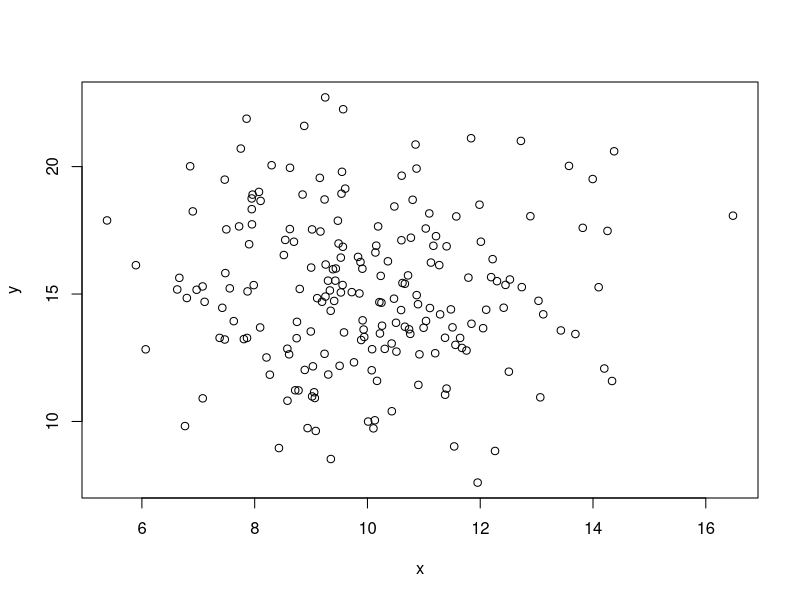
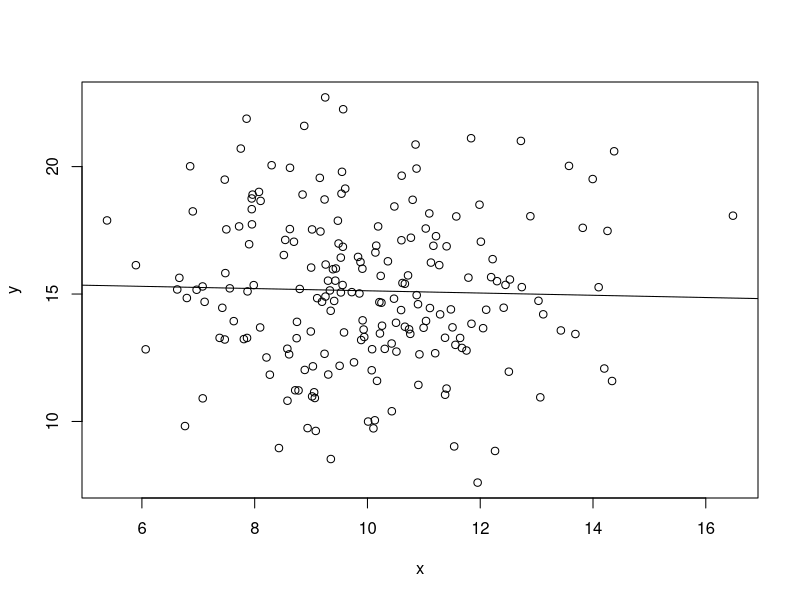
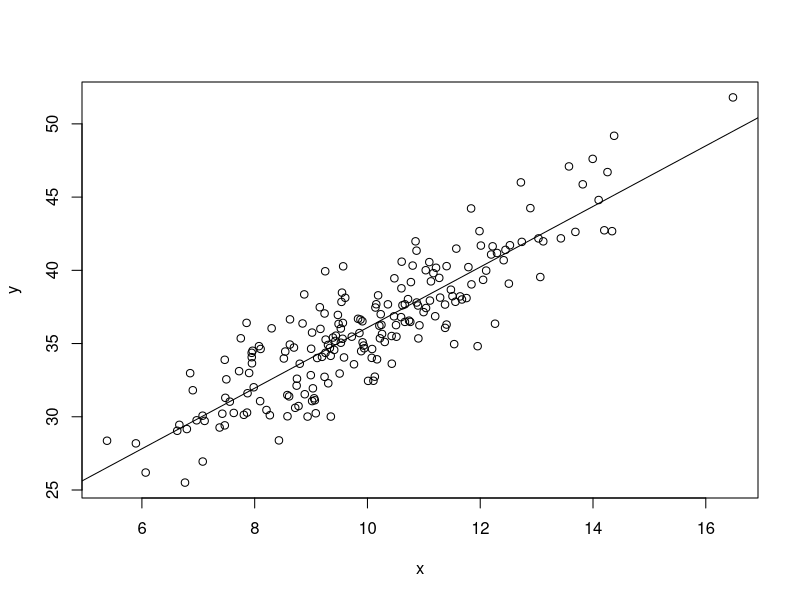
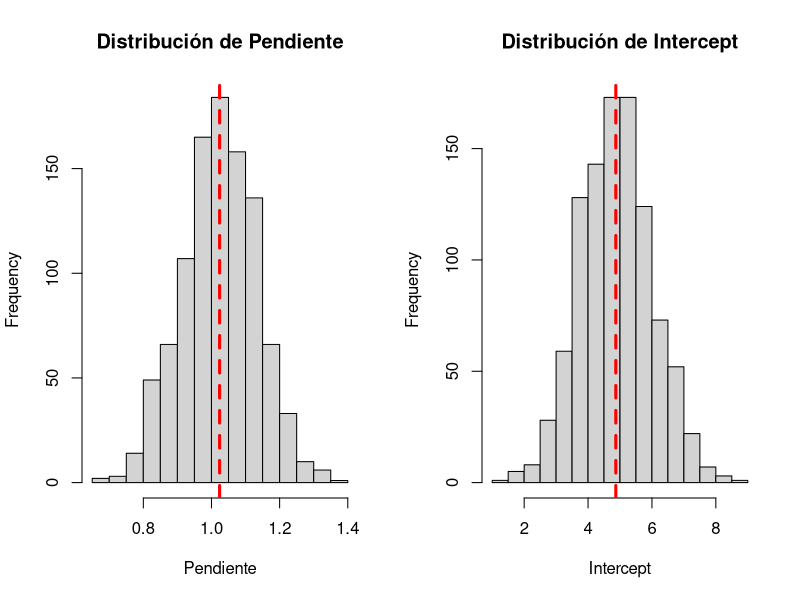
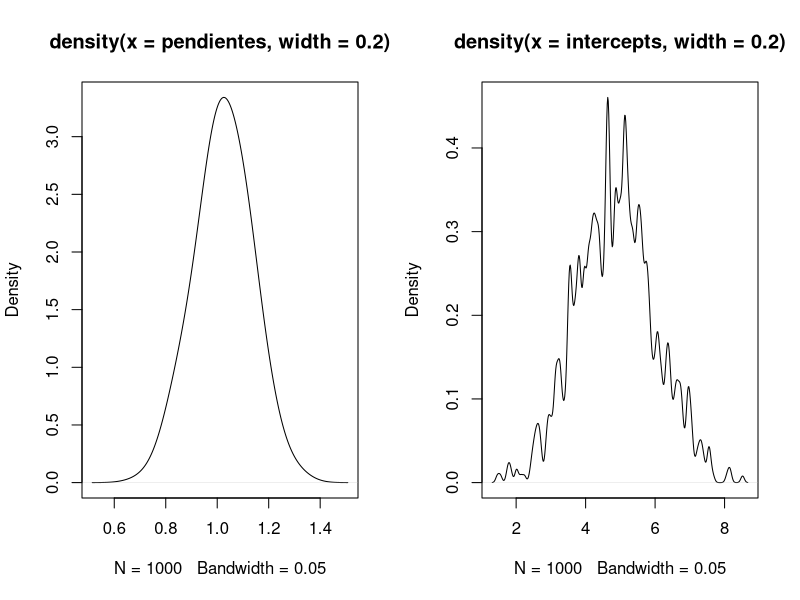
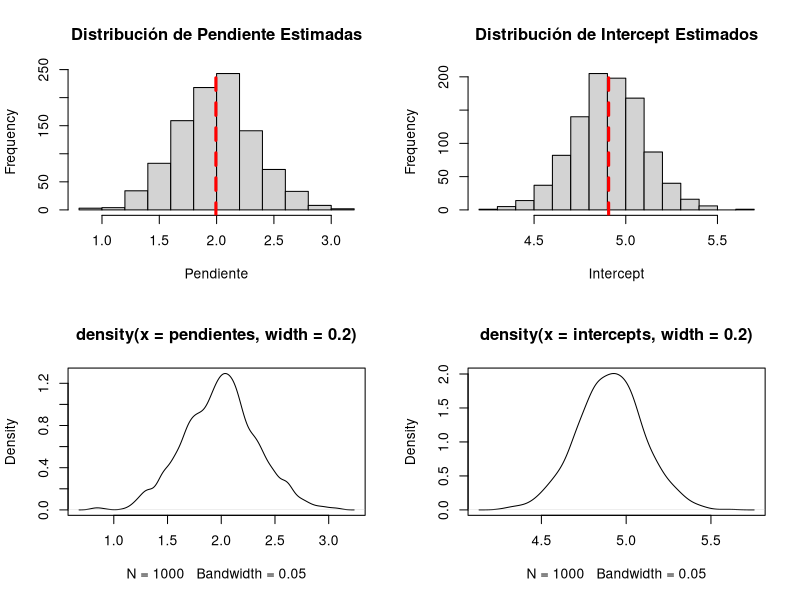

The R script that drew these images, in order:
## ---- chunk 1
## Generación de muestras X e Y
set.seed(123) 
# Definir parámetros
n <- 200 # cant observ
μX <- 10 # media de x
σX <- 2 # desv std x
μY <- 15 # media de y
σY <- 3 # desv std y

# Generar random variables dependientes
Z1 <- rnorm(n)
Z2 <- rnorm(n)

x <- μX + σX * Z1
y <- μY + σY * Z2

dat <- cbind(x,y) #junto los valores en una lista

## ---- chunk 2
# library(ggplot2)
# pairs(dat) # otra forma de verificar relación, una matriz de diagramas de dispersión
plot(dat)
## ---- chunk 3
# Realizo regresión lineal 
regresion <- lm(y ~ x, data = data.frame(dat))
summary(regresion)
#boxplot(regresion$residuals)
## ---- chunk 4
# library(psych)
# library(GGally)
#ggpairs(dat, aes(alpha = 0.5),lower = list(continuous = "smooth"))

# Creamos el gráfico
plot(x, y)
# Línea de regresión
abline(lm(y ~ x))
## ---- chunk 5
set.seed(123)  # Set a seed for reproducibility

# Definir parámetros
n <- 200 # cant observ
μX <- 10
σX <- 2
μY <- 15
σY <- 3
ρ <- 0.7 #grado de correlación

# Generar random variables dependientes
Z1 <- rnorm(n)
Z2 <- rnorm(n)

x <- μX + σX * Z1
y <- μY + σY * (ρ * x + sqrt(1 - ρ^2) * Z2)
dat <- cbind(x,y) #junto los valores en una lista
plot(dat)
abline(lm(y ~ x))
## ---- chunk 6
# ggpairs(dat, aes(alpha = 0.5),lower = list(continuous = "smooth"))
## ---- chunk 7
# Realizo regresión lineal 
modelo <- lm(y ~ x, data = data.frame(dat))
summary(modelo)
## ---- chunk 8
set.seed(123)
Z1 <- rnorm(20)
x <- μX + σX * Z1
predict(object=modelo, newdata=data.frame(x))
## ---- chunk 9
set.seed(123)
# Establecer numero de simulaciones
num_simulations <- 1000
n <- 100
# Establecer parametros del modelo
intercept <- 4.9
beta <- 1.02
error_std_dev <- 2.138

# Inicializar vectores que contendrán los coeficientes estimados
pendientes <- vector(length = num_simulations)
intercepts <- vector(length = num_simulations)

# Perform the simulations
for (i in 1:num_simulations) {
  # Generate the independent variable (x)
  Z1 <- rnorm(n)
  x <- μX + σX * Z1
  
  # Generate the dependent variable (y) using the model equation
  y <- intercept + beta * x + rnorm(n, 0, error_std_dev)
  #μY + σY * (ρ * Z1 + sqrt(1 - ρ^2) * Z2)
  
  # Fit the linear regression model
  model <- lm(y ~ x)
  pendientes[i] <- model$coefficients[2]
  intercepts[i] <- model$coefficients[1]
}


## ---- chunk 10
par(mfrow = c(1, 2))
hist(pendientes, main = "Distribución de Pendiente",xlab = "Pendiente")
abline(v = mean(pendientes), col="red", lwd=3, lty=2)
hist(intercepts, main = "Distribución de Intercept", xlab = "Intercept")
abline(v = mean(intercepts), col="red", lwd=3, lty=2)

## ---- chunk 11
par(mfrow = c(1, 2))
plot(density(pendientes, width = .2))
plot(density(intercepts, width = .2))
## ---- chunk 12
# Establecer numero de simulaciones
set.seed(123)
num_simulations <- 1000
n <- 100
# Establecer parametros del modelo
intercept <- 4.9
beta <- 2
error_std_dev <- 1

# Inicializar vectores que contendrán los coeficientes estimados
pendientes <- vector(length = num_simulations)
intercepts <- vector(length = num_simulations)

# Perform the simulations
for (i in 1:num_simulations) {
  # Generate the independent variable (x)
  x <- runif(n)
  # plot(x)
  
  # Generate the dependent variable (y) using the model equation
  y <- intercept + beta * x + rnorm(n, 0, error_std_dev)
  
  # Fit the linear regression model
  model <- lm(y ~ x)
  pendientes[i] <- model$coefficients[2]
  intercepts[i] <- model$coefficients[1]
}

par(mfrow = c(2, 2))
hist(pendientes, main = "Distribución de Pendiente Estimadas",xlab = "Pendiente")
abline(v = mean(pendientes), col="red", lwd=3, lty=2)
hist(intercepts, main = "Distribución de Intercept Estimados", xlab = "Intercept")
abline(v = mean(intercepts), col="red", lwd=3, lty=2)
plot(density(pendientes, width = .2))
plot(density(intercepts, width = .2))
